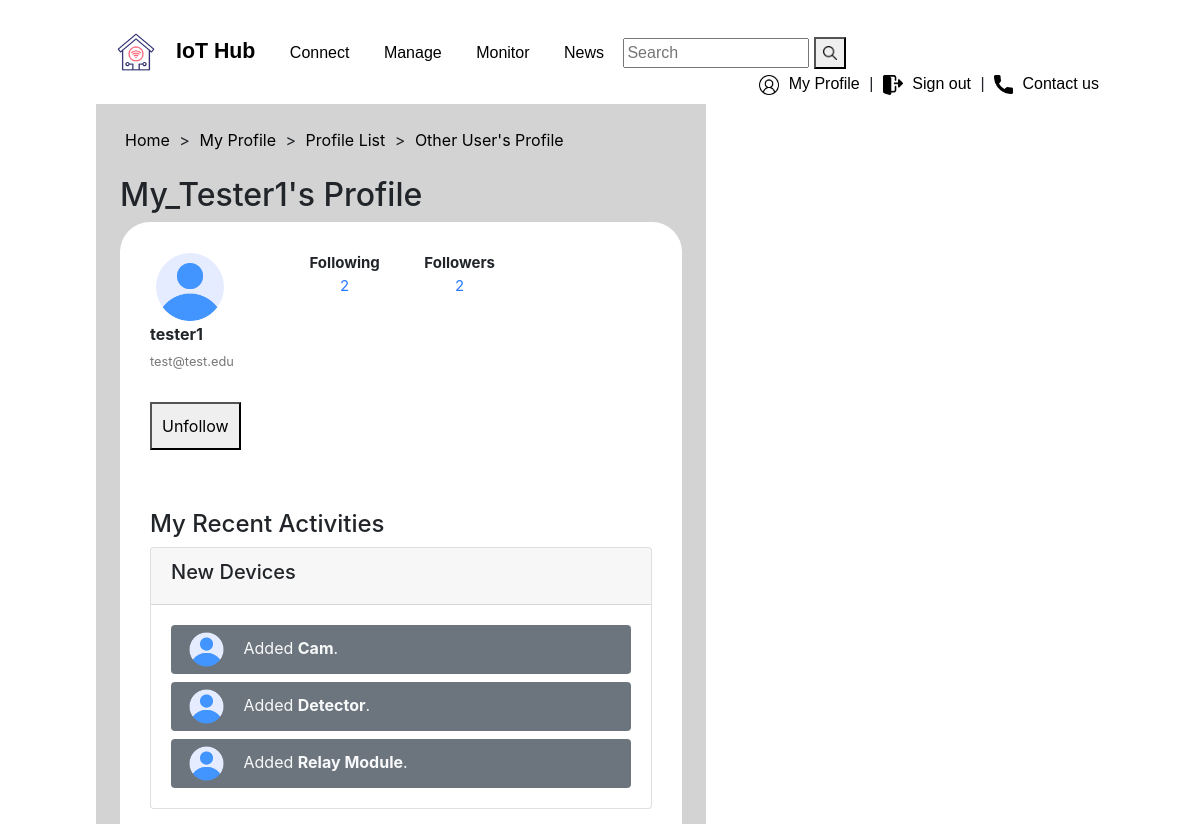
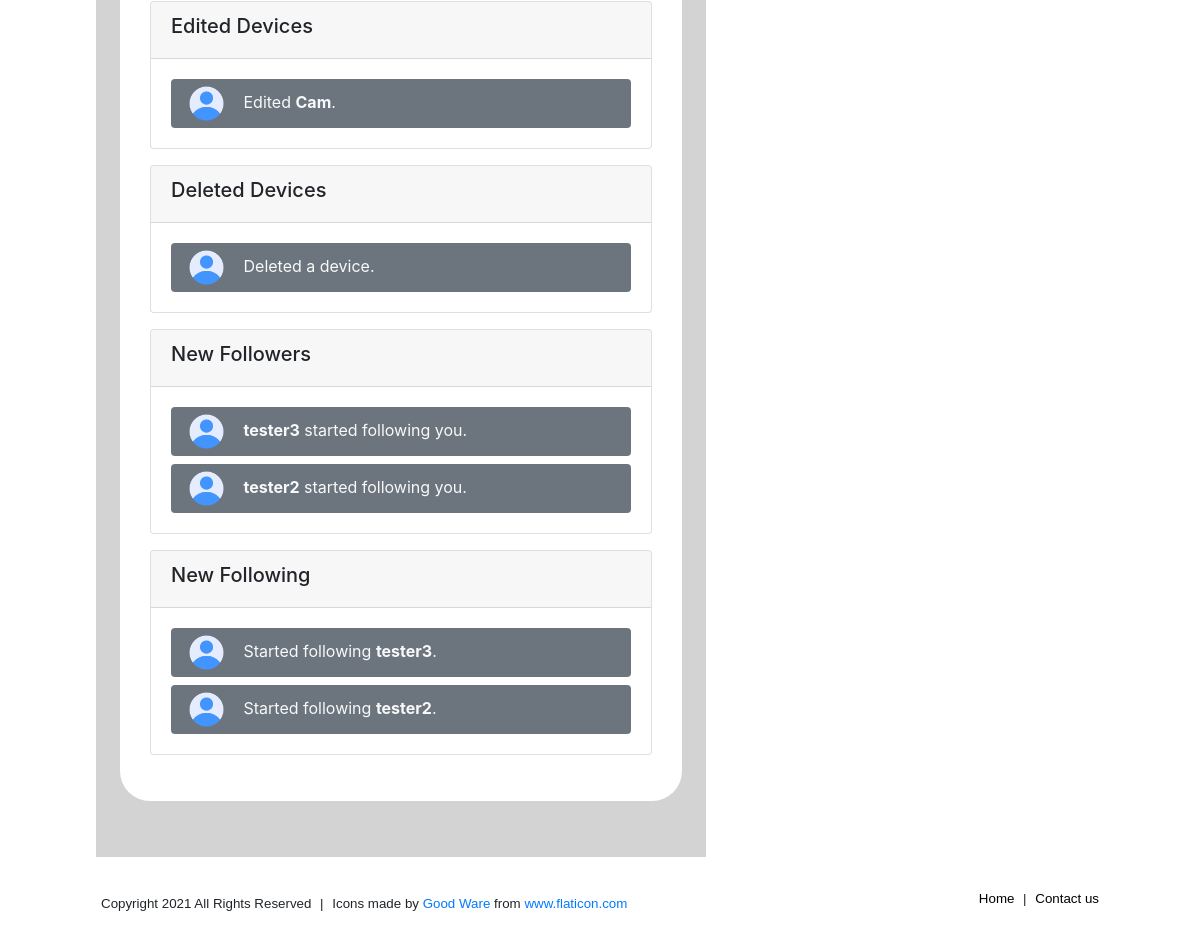
/CNIT581-048-project3/9/other_profile/ (signed in), run on the app's committed database (2 pictures, top to bottom).
### hubapp/models.py (models this page shows, shortened)
class CustomUser(AbstractUser):
    nickname = models.CharField(max_length=100)
    gender_type_choices = (
        ('Male', 'Male'),
        ('Female', 'Female'),
        ('Not to say', 'Not to say')
    )
    gender = models.CharField(max_length=10, choices=gender_type_choices)
    followers = models.ManyToManyField(
        settings.AUTH_USER_MODEL,
        related_name='following',
        blank=True
    )

class Devices(models.Model):
    device_name = models.CharField(max_length=20, default="")
    type_choices = (
        ('sensor', 'sensor'),
        ('actuator', 'actuator'),
    )
    device_type = models.CharField(max_length=10, choices=type_choices)
    device_model = models.CharField(max_length=30, default="")
    last_updated = models.DateTimeField(auto_now=True)
    registered = models.DateTimeField(auto_now_add=True)
    user = models.ForeignKey(settings.AUTH_USER_MODEL, related_name='devices',  on_delete=models.CASCADE, default="")

class Activity(models.Model):
    activity_type_choices = (
        ('Follower', 'Follower'),
        ('Following', 'Following'),
        ('Add', 'Add'),
        ('Edit', 'Edit'),
        ('Delete', 'Delete')
    )
    creator = models.ForeignKey(settings.AUTH_USER_MODEL, on_delete=models.PROTECT, related_name='creator')
    to = models.ForeignKey(settings.AUTH_USER_MODEL, on_delete=models.PROTECT, related_name='to')
    activity_type = models.CharField(max_length=20, choices=activity_type_choices)
    date = models.DateTimeField(auto_now_add=True)

### hubapp/views.py (the view)
# urls.py: path('<int:user_id>/other_profile/', views.other_profile, name='other_profile'),
def other_profile(request, user_id):
    if request.user.is_authenticated:
        user = get_object_or_404(get_user_model(), id=user_id)
        follower_list = Activity.objects.filter(Q(to=user) & Q(activity_type='Follower')).order_by('-date')[:3]
        following_list = Activity.objects.filter(Q(creator=user) & Q(activity_type='Following')).order_by('-date')[:3]
        new_devices = Devices.objects.filter(user=user).order_by('-registered')[:3]
        registered_devices = Devices.objects.filter(last_updated__gt=F('registered'))
        edited_devices = registered_devices.filter(user=user).order_by('-last_updated')[:3]
        deleted = Activity.objects.filter(Q(to=user) & Q(activity_type='Delete')).order_by('-date')[:3]
        return render(request, 'hubapp/other_profile.html', {'user': user, 'follower_list': follower_list,
                                                             'following_list': following_list, 'new_devices': new_devices,
                                                             'edited_devices': edited_devices, 'deleted': deleted})
    else:
        return redirect('signin')

### hubapp/templates/hubapp/other_profile.html (shortened to what this page needs)
{% extends "hubapp/base.html" %}
{% block header %}
    <a href="{% url 'index' %}">Home</a> >
    <a href="{% url 'myprofile' %}">My Profile</a> >
    <a href="{% url 'profiles' %}">Profile List</a> >
    <a href="">Other User's Profile</a>
{% endblock header %}
{% block title %}
    <h2>
        {{ user.nickname }}'s  Profile
    </h2>
{% endblock title %}
{% block content %}
<div>
    <div class="profile-container">
        <div class="profile-top">
            {% load static %}
            <div>
                <img src="{% static 'hubapp/img/user2.png' %}" alt="..." class="top-profile-img">
                <div class="top-profile">
                    <span style="font-weight:bold;">Following</span>
                    <p style="text-align: center;"><a href="{% url 'followinglist' user.id %}">{{ user.following.all|length }}</a></p>
                </div>
                <div class="top-profile">
                    <span style="font-weight:bold;">Followers</span>
                    <p style="text-align: center;"><a href="{% url 'followerlist' user.id %}">{{ user.followers.all|length }}</a></p>
                </div>
            </div>
            <div>
                <div>
                    <p style="font-weight: bold; margin-bottom:2px">{{ user.username }}</p>
                    <small style="color: #777777;">{{ user.email }}</small>
                </div>
            </div>
        </div>
        <div>
            {% if user in request.user.following.all %}
                <button onClick="location.href='{% url 'follow' user.pk %}'">Unfollow</button>
            {% else %}
                <button onClick="location.href='{% url 'follow' user.pk %}'">Follow</button>
            {% endif %}
        </div>
    </div>
        {% if user in request.user.following.all %}
        <div class="activity-container">
            <h4>My Recent Activities</h4>
                <div>
                    {% load static %}
                    <div class="card mb-3 box">
                        <div class="card-header">
                            <h5>New Devices</h5>
                        </div>
                        <div class="card-body">
                            {% for device in new_devices %}
                                <div class="btn btn-block bg-secondary text-light text-left">
                                    <img src="{% static 'hubapp/img/user2.png' %}" alt="..." class="profile-img">
                                    Added <span style="font-weight: bold;">{{ device.device_name }}</span>.
                                </div>
                            {% endfor %}
                        </div>
                    </div>
                   <div class="card mb-3 box">
                        <div class="card-header">
                            <h5>Edited Devices</h5>
                        </div>
                       <div class="card-body">
                            {% for e_device in edited_devices %}
                                <div class="btn btn-block bg-secondary text-light text-left">
                                    <img src="{% static 'hubapp/img/user2.png' %}" alt="..." class="profile-img">
                                    Edited <span style="font-weight: bold;">{{ e_device.device_name }}</span>.
                                </div>
                            {% endfor %}
                        </div>
                    </div>
                    <div class="card mb-3 box">
                        <div class="card-header">
                            <h5>Deleted Devices</h5>
                        </div>
                       <div class="card-body">
                            {% for d_device in deleted %}
                                <div class="btn btn-block bg-secondary text-light text-left">
                                    <img src="{% static 'hubapp/img/user2.png' %}" alt="..." class="profile-img">
                                    Deleted a device.
                                </div>
                            {% endfor %}
                        </div>
                    </div>
                    <div class="card mb-3 box">
                        <div class="card-header">
                            <h5>New Followers</h5>
                        </div>
                        <div class="card-body">
                            {% for follower in follower_list %}
                                <div class="btn btn-block bg-secondary text-light text-left">
                                    <img src="{% static 'hubapp/img/user2.png' %}" alt="..." class="profile-img">
                                    <span style="font-weight: bold;">{{ follower.creator }}</span> started following you.
                                </div>
                            {% endfor %}
                        </div>
                    </div>
                    <div class="card mb-3 box">
                        <div class="card-header">
                            <h5>New Following</h5>
                        </div>
                        <div class="card-body">
                            {% for following in following_list %}
                                <div class="btn btn-block bg-secondary text-light text-left">
                                    <img src="{% static 'hubapp/img/user2.png' %}" alt="..." class="profile-img">
                                    Started following <span style="font-weight: bold;">{{ following.to }}</span>.
                                </div>
                            {% endfor %}
                        </div>
                    </div>
                </div>
        </div>
    {% endif %}
    </div>
{% endblock content %}

### hubapp/static/hubapp/style.css (style rules this page uses)
* { box-sizing: border-box; }
body { padding: 2vh 4vw 2vh 4vw; }
img { margin-left: 5px; margin-right: 5px; }
#title-container > a { margin: 5px; color: black; }
button { cursor:pointer; padding: 10px; }
p > a { color: #2979ff; }
.box { transition-property: box-shadow, transform; transition-duration: 1s; }
.profile-container { padding: 30px; background-color: white; border-top-left-radius: 30px; border-top-right-radius: 30px; }
.activity-container { padding: 30px; background-color: white; border-bottom-left-radius: 30px; border-bottom-right-radius: 30px; }
.profile-top { margin-bottom: 30px; }
.profile-img { width: 35px; margin-right: 15px; }
.top-profile-img { width: 70px; height: auto; margin-right: 10vh; vertical-align:middle; display:inline-block; }
.top-profile { display:inline-block; margin-right: 5vh; vertical-align:top; font-size: 15px; }

### data on the page
CustomUser: nickname "My_Tester1", following.all|length "2", followers.all|length "2", username "tester1", email "test@test.edu"
Devices: device_name "Cam"
Devices: device_name "Detector"
Devices: device_name "Relay Module"
Activity: creator "tester3"
Activity: creator "tester2"
Activity: to "tester3"
Activity: to "tester2"
